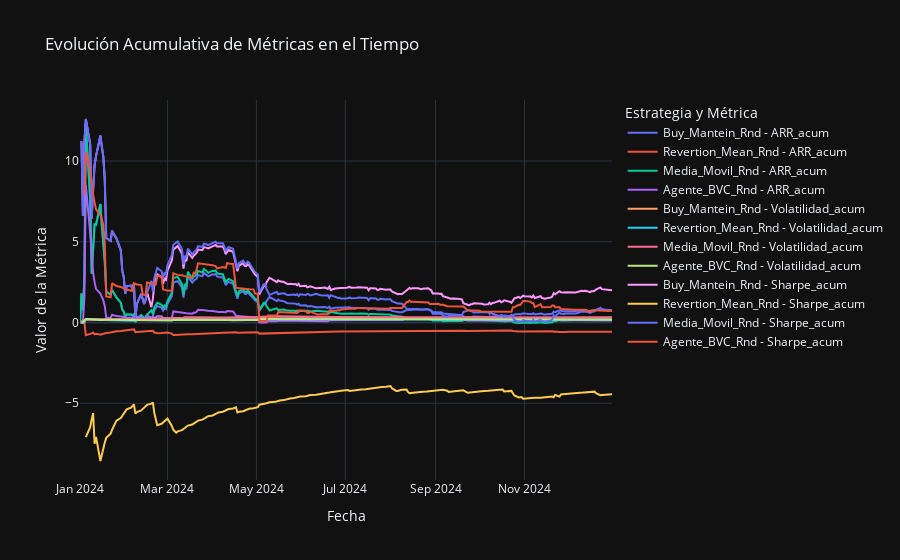

The code cell stored with this chart in its notebook:
### Markdown cell above
## Evolución Metricas

### Code cell
# Transformar el DataFrame a formato largo
df_melted = df_indice.melt(id_vars=['Date'], var_name='Estrategia', value_name='Rendimiento')

# Función para calcular métricas acumulativas
def calcular_metricas_acumulativas(df):
    df = df.sort_values('Date').copy()  # Asegurar orden cronológico
    df['ARR_acum'] = (1 + df['Rendimiento']).cumprod() ** (253 / df.index.to_series().diff().fillna(1).cumsum()) - 1
    df['Volatilidad_acum'] = df['Rendimiento'].expanding().std() * np.sqrt(252)
    df['Sharpe_acum'] = (df['Rendimiento'].expanding().mean() / df['Rendimiento'].expanding().std()) * np.sqrt(252)
    return df

# Aplicar función por estrategia
df_time_metrics = df_melted.groupby('Estrategia', group_keys=False).apply(calcular_metricas_acumulativas)

# Graficar la evolución de las métricas acumulativas
fig = go.Figure()
for metric in ['ARR_acum', 'Volatilidad_acum', 'Sharpe_acum']:
    for strategy in df_time_metrics['Estrategia'].unique():
        df_temp = df_time_metrics[df_time_metrics['Estrategia'] == strategy]
        fig.add_trace(go.Scatter(x=df_temp['Date'], y=df_temp[metric], mode='lines', name=f"{strategy} - {metric}"))

fig.update_layout(
    title="Evolución Acumulativa de Métricas en el Tiempo",
    xaxis_title="Fecha",
    yaxis_title="Valor de la Métrica",
    legend_title="Estrategia y Métrica",
    template="plotly_dark"
)

fig.show()

### Figure 1 — Plotly figure (JSON) as saved in the notebook; plotly's stock layout.template omitted (floating-point values rounded to 4 significant figures; data arrays with more than 128 entries replaced by an {"elided": "..."} marker saying what was removed)
{"data": [{"mode": "lines", "name": "Buy_Mantein_Rnd - ARR_acum", "type": "scatter", "x": {"elided": "253 str values"}, "y": {"elided": "253 float values"}}, {"mode": "lines", "name": "Revertion_Mean_Rnd - ARR_acum", "type": "scatter", "x": {"elided": "253 str values"}, "y": {"elided": "253 float values"}}, {"mode": "lines", "name": "Media_Movil_Rnd - ARR_acum", "type": "scatter", "x": {"elided": "253 str values"}, "y": {"elided": "253 float values"}}, {"mode": "lines", "name": "Agente_BVC_Rnd - ARR_acum", "type": "scatter", "x": {"elided": "253 str values"}, "y": {"elided": "253 float values"}}, {"mode": "lines", "name": "Buy_Mantein_Rnd - Volatilidad_acum", "type": "scatter", "x": {"elided": "253 str values"}, "y": {"elided": "253 float values"}}, {"mode": "lines", "name": "Revertion_Mean_Rnd - Volatilidad_acum", "type": "scatter", "x": {"elided": "253 str values"}, "y": {"elided": "253 float values"}}, {"mode": "lines", "name": "Media_Movil_Rnd - Volatilidad_acum", "type": "scatter", "x": {"elided": "253 str values"}, "y": {"elided": "253 float values"}}, {"mode": "lines", "name": "Agente_BVC_Rnd - Volatilidad_acum", "type": "scatter", "x": {"elided": "253 str values"}, "y": {"elided": "253 float values"}}, {"mode": "lines", "name": "Buy_Mantein_Rnd - Sharpe_acum", "type": "scatter", "x": {"elided": "253 str values"}, "y": {"elided": "253 float values"}}, {"mode": "lines", "name": "Revertion_Mean_Rnd - Sharpe_acum", "type": "scatter", "x": {"elided": "253 str values"}, "y": {"elided": "253 float values"}}, {"mode": "lines", "name": "Media_Movil_Rnd - Sharpe_acum", "type": "scatter", "x": {"elided": "253 str values"}, "y": {"elided": "253 float values"}}, {"mode": "lines", "name": "Agente_BVC_Rnd - Sharpe_acum", "type": "scatter", "x": {"elided": "253 str values"}, "y": {"elided": "253 float values"}}], "layout": {"legend": {"title": {"text": "Estrategia y Métrica"}}, "title": {"text": "Evolución Acumulativa de Métricas en el Tiempo"}, "xaxis": {"title": {"text": "Fecha"}}, "yaxis": {"title": {"text": "Valor de la Métrica"}}}}
